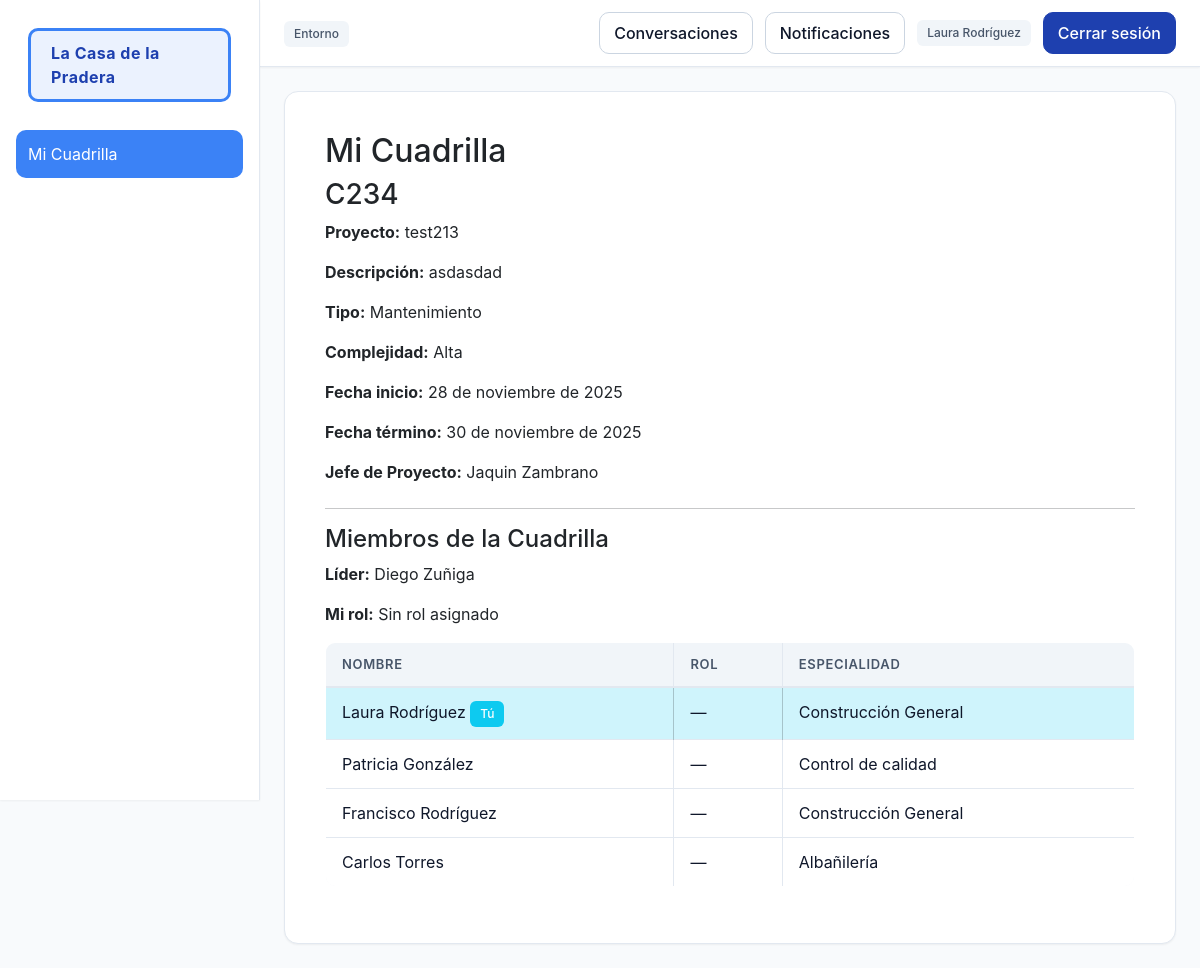
Page /personal/mi-cuadrilla/ (signed in) on the committed database.
### personal/models.py (models this page shows, shortened)
class Cuadrilla(models.Model):
    nombre = models.CharField(max_length=100)
    proyecto = models.ForeignKey(Proyecto, on_delete=models.CASCADE, related_name='cuadrillas', null=True, blank=True)
    lider = models.ForeignKey(User, on_delete=models.SET_NULL, null=True, blank=True, related_name='cuadrillas_lideradas')

class Trabajador(models.Model):
    TIPO_CHOICES = [
        ('trabajador', 'Trabajador'),
        ('lider', 'Líder'),
        ('jefe', 'Jefe'),
    ]
    ESTADO_CHOICES = [
        ('disponible', 'Disponible'),
        ('asignado', 'Asignado'),
        ('vacaciones', 'Vacaciones'),
        ('licencia', 'Licencia'),
        ('inactivo', 'Inactivo'),
    ]
    rut = models.CharField(max_length=20, unique=True, validators=[rut_valido])
    nombre = models.CharField(max_length=100)
    apellido = models.CharField(max_length=100)
    email = models.EmailField()
    telefono = models.CharField(max_length=30, blank=True, null=True)
    direccion = models.CharField(max_length=255, blank=True, null=True)
    fecha_nacimiento = models.DateField(null=True, blank=True)
    tipo_trabajador = models.CharField(max_length=20, choices=TIPO_CHOICES, default='trabajador')
    especialidad = models.CharField(max_length=100, blank=True, null=True)
    estado = models.CharField(max_length=20, choices=ESTADO_CHOICES, default='disponible')
    fecha_ingreso = models.DateField(null=True, blank=True)
    anos_experiencia = models.PositiveIntegerField(default=0)
    user = models.OneToOneField(User, on_delete=models.SET_NULL, null=True, blank=True, related_name='trabajador_profile')
    activo = models.BooleanField(default=True)
    password_inicial = models.BooleanField(default=False)
    manual_override = models.BooleanField(default=False)
    created_at = models.DateTimeField(auto_now_add=True)
    updated_at = models.DateTimeField(auto_now=True)
    class Meta:
        verbose_name = 'Trabajador'
        verbose_name_plural = 'Trabajadores'

### proyectos/models.py (models this page shows, shortened)
class Proyecto(models.Model):
    nombre = models.CharField(max_length=100)
    descripcion = models.TextField(blank=True)
    TIPO_CHOICES = [
        ('construccion', 'Construcción'),
        ('mantenimiento', 'Mantenimiento'),
        ('instalacion', 'Instalación'),
        ('otro', 'Otro'),
    ]
    tipo = models.CharField(max_length=30, choices=TIPO_CHOICES, default='otro')
    COMPLEJIDAD_CHOICES = [
        ('baja', 'Baja'),
        ('media', 'Media'),
        ('alta', 'Alta'),
    ]
    complejidad = models.CharField(max_length=10, choices=COMPLEJIDAD_CHOICES, default='media')
    fecha_inicio = models.DateField()
    fecha_termino = models.DateField(null=True, blank=True)
    jefe = models.ForeignKey(User, on_delete=models.CASCADE, related_name='proyectos')
    created_by = models.ForeignKey(User, on_delete=models.SET_NULL, null=True, blank=True, related_name='proyectos_creados')
    created_at = models.DateTimeField(auto_now_add=True)
    activo = models.BooleanField(default=True)

### personal/views.py (the view)
@login_required
def mi_cuadrilla(request):
    user = request.user
    asignacion = Asignacion.objects.filter(trabajador=user).select_related('cuadrilla', 'cuadrilla__proyecto', 'rol').first()
    if not asignacion:
        return render(request, 'personal/mi_cuadrilla.html', {
            'sin_cuadrilla': True,
        })
    cuadrilla = asignacion.cuadrilla
    proyecto = cuadrilla.proyecto
    asignaciones = Asignacion.objects.filter(cuadrilla=cuadrilla).select_related('trabajador', 'rol').order_by('trabajador__username')
    miembros = []
    for asig in asignaciones:
        trabajador_obj = Trabajador.objects.filter(user=asig.trabajador).first()
        miembros.append({
            'user': asig.trabajador,
            'rol': asig.rol,
            'trabajador': trabajador_obj,
            'es_lider': cuadrilla.lider == asig.trabajador,
        })
    return render(request, 'personal/mi_cuadrilla.html', {
        'cuadrilla': cuadrilla,
        'proyecto': proyecto,
        'miembros': miembros,
        'mi_rol': asignacion.rol,
        'sin_cuadrilla': False,
    })

### core/context_processors.py (called while the page is built)
def notificaciones_no_leidas(request):
    if request.user.is_authenticated:
        return {
            "notifs_no_leidas": request.user.notificaciones.filter(leida=False).count()
        }
    return {"notifs_no_leidas": 0}

### personal/templatetags/custom_tags.py (called while the page is built)
@register.filter
def has_group(user, group_name):
    return user.groups.filter(name=group_name).exists()

### personal/templates/personal/mi_cuadrilla.html (shortened to what this page needs)
{% extends 'base.html' %}
{% load static %}
{% block extra_css %}
<link rel="stylesheet" href="{% static 'css/personal/cuadrillas.css' %}">
{% endblock %}
{% block content %}
<div class="card">
    <div class="card-body">
        <h2>Mi Cuadrilla</h2>
        {% if sin_cuadrilla %}
        <div class="alert alert-info">
            <p>Actualmente no estás asignado a ninguna cuadrilla.</p>
            <p>Contacta a tu supervisor para más información.</p>
        </div>
        {% else %}
        <div class="mb-4">
            <h3>{{ cuadrilla.nombre }}</h3>
            {% if proyecto %}
            <p><strong>Proyecto:</strong> {{ proyecto.nombre }}</p>
            <p><strong>Descripción:</strong> {{ proyecto.descripcion|default:"Sin descripción" }}</p>
            <p><strong>Tipo:</strong> {{ proyecto.get_tipo_display }}</p>
            <p><strong>Complejidad:</strong> {{ proyecto.get_complejidad_display }}</p>
            <p><strong>Fecha inicio:</strong> {{ proyecto.fecha_inicio }}</p>
            {% if proyecto.fecha_termino %}
            <p><strong>Fecha término:</strong> {{ proyecto.fecha_termino }}</p>
            {% endif %}
            <p><strong>Jefe de Proyecto:</strong> {{ proyecto.jefe.get_full_name|default:proyecto.jefe.username }}</p>
            {% else %}
            <p class="text-muted">Esta cuadrilla no está asignada a ningún proyecto actualmente.</p>
            {% endif %}
        </div>
        <hr>
        <h4>Miembros de la Cuadrilla</h4>
        {% if cuadrilla.lider %}
        <p><strong>Líder:</strong> {{ cuadrilla.lider.get_full_name|default:cuadrilla.lider.username }}</p>
        {% endif %}
        <p><strong>Mi rol:</strong> {{ mi_rol.nombre|default:"Sin rol asignado" }}</p>
        <table class="table table-bordered mt-3">
            <thead>
                <tr>
                    <th>Nombre</th>
                    <th>Rol</th>
                    <th>Especialidad</th>
                </tr>
            </thead>
            <tbody>
                {% for m in miembros %}
                <tr {% if m.user == request.user %}class="table-info"{% endif %}>
                    <td>
                        {{ m.user.get_full_name|default:m.user.username }}
                        {% if m.user == request.user %}
                        <span class="badge bg-info">Tú</span>
                        {% endif %}
                    </td>
                    <td>{{ m.rol.nombre|default:"—" }}</td>
                    <td>{{ m.trabajador.especialidad|default:"—" }}</td>
                </tr>
                {% endfor %}
            </tbody>
        </table>
        {% endif %}
    </div>
</div>
{% endblock %}

### core/templates/base.html (shortened to what this page needs)
{% load custom_tags %}
{% load static %}
<!DOCTYPE html>
<html lang="es">
<head>
    <link href="https://cdn.jsdelivr.net/npm/bootstrap@5.3.2/dist/css/bootstrap.min.css" rel="stylesheet">
    <link rel="stylesheet" href="{% static 'css/base.css' %}">
    <link rel="stylesheet" href="{% static 'css/sidebar.css' %}">
    <link rel="stylesheet" href="{% static 'css/components.css' %}">
    <link rel="stylesheet" href="{% static 'css/tables.css' %}">
    <link rel="stylesheet" href="{% static 'css/forms.css' %}">
    {% block extra_css %}{% endblock %}
</head>
<body {% if request.user.is_authenticated and request.path != '/usuarios/login/' and request.path != '/accounts/login/' %}class="app-shell"{% endif %}>
{% if request.user.is_authenticated and request.path != '/usuarios/login/' and request.path != '/accounts/login/' %}
<aside class="app-sidebar">
    <div class="sidebar-title">
        <span class="sidebar-title-text">La Casa de la Pradera</span>
    </div>
    <nav>
        <ul class="sidebar-nav">
            {% if request.user|has_group:'JefeProyecto' or request.user|has_group:'LiderCuadrilla' %}
            <li>
                <a href="{% url 'dashboard' %}"
                   {% if request.path == '/' or request.path|slice:":10" == '/dashboard' %}aria-current="page"{% endif %}>Dashboard</a>
            </li>
            <li>
                <a href="{% url 'proyectos:panel' %}"
                   {% if '/proyectos' in request.path %}aria-current="page"{% endif %}>Gestión de proyectos</a>
            </li>
            <li>
                <a href="{% url 'personal:crear_cuadrilla' %}"
                   {% if '/personal' in request.path %}aria-current="page"{% endif %}>Gestión de cuadrillas</a>
            </li>
            {% elif request.user|has_group:'Trabajador' %}
            <li>
                <a href="{% url 'personal:mi_cuadrilla' %}"
                   {% if '/personal/mi-cuadrilla' in request.path %}aria-current="page"{% endif %}>Mi Cuadrilla</a>
            </li>
            {% endif %}
        </ul>
    </nav>
</aside>
<header class="app-header">
    <div class="header-left">
        <span class="badge badge--muted">Entorno</span>
    </div>
    <div class="header-actions">
        <a class="btn btn--ghost" href="{% url 'comunicacion:conversations_list' %}">Conversaciones</a>
        <a class="btn btn--ghost" href="{% url 'personal:mis_notificaciones' %}">
            Notificaciones
        </a>
        <span class="badge badge--muted">{{ request.user.first_name }} {{ request.user.last_name }}</span>
        <a href="{% url 'usuarios:logout' %}" class="btn btn--primary">Cerrar sesión</a>
    </div>
</header>
{% endif %}
<main class="app-content">
    {% block content %}{% endblock %}
</main>
</body>
</html>

### core/templates/base.html (style rules this page uses)
.sidebar-title-text { display: inline-block !important; padding: 10px 20px !important; border-radius: 10px !important; border: 3px solid #3b82f6 !important; background: rgba(59, 130, 246, 0.1) !important; color: #1e40af !important; font-weight: 700 !important; letter-spacing: 0.5px !important; animation: titlePulse 2s ease-in-out infinite !important; transition: all 0.3s ease !important; box-shadow: 0 0 0 0 rgba(59, 130, 246, 0.4) !important; }

### rows in the picture
Cuadrilla: nombre "C234", lider.get_full_name "Diego Zuñiga"
Proyecto: nombre "test213", descripcion "asdasdad", tipo "Mantenimiento", complejidad "Alta", fecha_inicio "28 de noviembre de 2025", fecha_termino "30 de noviembre de 2025", jefe.get_full_name "Jaquin Zambrano"

### other values in the picture
{{ request.user.first_name }} "Laura"
{{ request.user.last_name }} "Rodríguez"
{{ mi_rol.nombre|default:"Sin rol asignado" }} "Sin rol asignado"
{{ m.user.get_full_name|default:m.user.username }} "Laura Rodríguez"
{{ m.rol.nombre|default:"—" }} "—"
{{ m.trabajador.especialidad|default:"—" }} "Construcción General"
{{ m.user.get_full_name|default:m.user.username }} "Patricia González"
{{ m.trabajador.especialidad|default:"—" }} "Control de calidad"
{{ m.user.get_full_name|default:m.user.username }} "Francisco Rodríguez"
{{ m.user.get_full_name|default:m.user.username }} "Carlos Torres"
{{ m.trabajador.especialidad|default:"—" }} "Albañilería"
